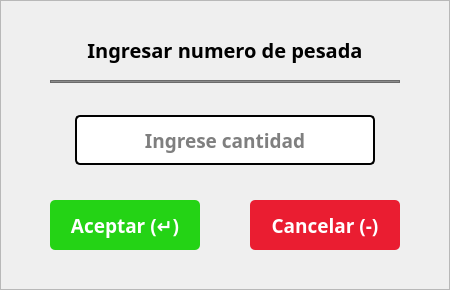
    <widget class="QFrame" name="frmIngresarNumeroPesada">
     <property name="geometry">
      <rect>
       <x>735</x>
       <y>395</y>
       <width>450</width>
       <height>290</height>
      </rect>
     </property>
     <property name="styleSheet">
      <string notr="true">#frmIngresarNumeroPesada{background-color: rgb(255, 255, 255);
color: rgb(0, 0, 0);
border:none;
border-radius: 10px;
border: 2px solid #D9D9D9;}</string>
     </property>
     <property name="frameShape">
      <enum>QFrame::StyledPanel</enum>
     </property>
     <property name="frameShadow">
      <enum>QFrame::Raised</enum>
     </property>
     <widget class="QLabel" name="lblTextoIngresarNumeroPesada">
      <property name="geometry">
       <rect>
        <x>50</x>
        <y>20</y>
        <width>350</width>
        <height>60</height>
       </rect>
      </property>
      <property name="font">
       <font>
        <family>Poppins</family>
        <pointsize>15</pointsize>
        <weight>75</weight>
        <bold>true</bold>
       </font>
      </property>
      <property name="text">
       <string>Ingresar numero de pesada</string>
      </property>
      <property name="alignment">
       <set>Qt::AlignCenter</set>
      </property>
     </widget>
     <widget class="QLineEdit" name="txtNumeroDePesada">
      <property name="geometry">
       <rect>
        <x>75</x>
        <y>115</y>
        <width>300</width>
        <height>50</height>
       </rect>
      </property>
      <property name="font">
       <font>
        <family>Poppins</family>
        <pointsize>14</pointsize>
        <weight>75</weight>
        <bold>true</bold>
       </font>
      </property>
      <property name="styleSheet">
       <string notr="true">background-color: rgb(255, 255, 255);
color: rgb(0, 0, 0);
border-radius: 5px;
border: 2px solid #000;
padding: 5px</string>
      </property>
      <property name="text">
       <string/>
      </property>
      <property name="alignment">
       <set>Qt::AlignCenter</set>
      </property>
      <property name="placeholderText">
       <string>Ingrese cantidad</string>
      </property>
     </widget>
     <widget class="QPushButton" name="btnAceptarFrmIngresarNumeroPesada">
      <property name="geometry">
       <rect>
        <x>50</x>
        <y>200</y>
        <width>150</width>
        <height>50</height>
       </rect>
      </property>
      <property name="font">
       <font>
        <family>Poppins</family>
        <pointsize>14</pointsize>
        <weight>75</weight>
        <bold>true</bold>
       </font>
      </property>
      <property name="cursor">
       <cursorShape>PointingHandCursor</cursorShape>
      </property>
      <property name="styleSheet">
       <string notr="true">background-color: rgb(36, 211, 21);
color: rgb(255, 255, 255);
border:none;
border-radius: 5px;</string>
      </property>
      <property name="text">
       <string>Aceptar (↵)</string>
      </property>
      <property name="flat">
       <bool>false</bool>
      </property>
     </widget>
     <widget class="QPushButton" name="btnCancelarFrmIngresarNumeroPesada">
      <property name="geometry">
       <rect>
        <x>250</x>
        <y>200</y>
        <width>150</width>
        <height>50</height>
       </rect>
      </property>
      <property name="font">
       <font>
        <family>Poppins</family>
        <pointsize>14</pointsize>
        <weight>75</weight>
        <bold>true</bold>
       </font>
      </property>
      <property name="cursor">
       <cursorShape>PointingHandCursor</cursorShape>
      </property>
      <property name="styleSheet">
       <string notr="true">background-color: rgb(234, 29, 49);
color: rgb(255, 255, 255);
border:none;
border-radius: 5px;</string>
      </property>
      <property name="text">
       <string>Cancelar (-)</string>
      </property>
     </widget>
     <widget class="QFrame" name="frame_6">
      <property name="geometry">
       <rect>
        <x>50</x>
        <y>80</y>
        <width>350</width>
        <height>3</height>
       </rect>
      </property>
      <property name="styleSheet">
       <string notr="true">background-color: rgb(139, 139, 139);</string>
      </property>
      <property name="frameShape">
       <enum>QFrame::StyledPanel</enum>
      </property>
      <property name="frameShadow">
       <enum>QFrame::Raised</enum>
      </property>
     </widget>
    </widget>
